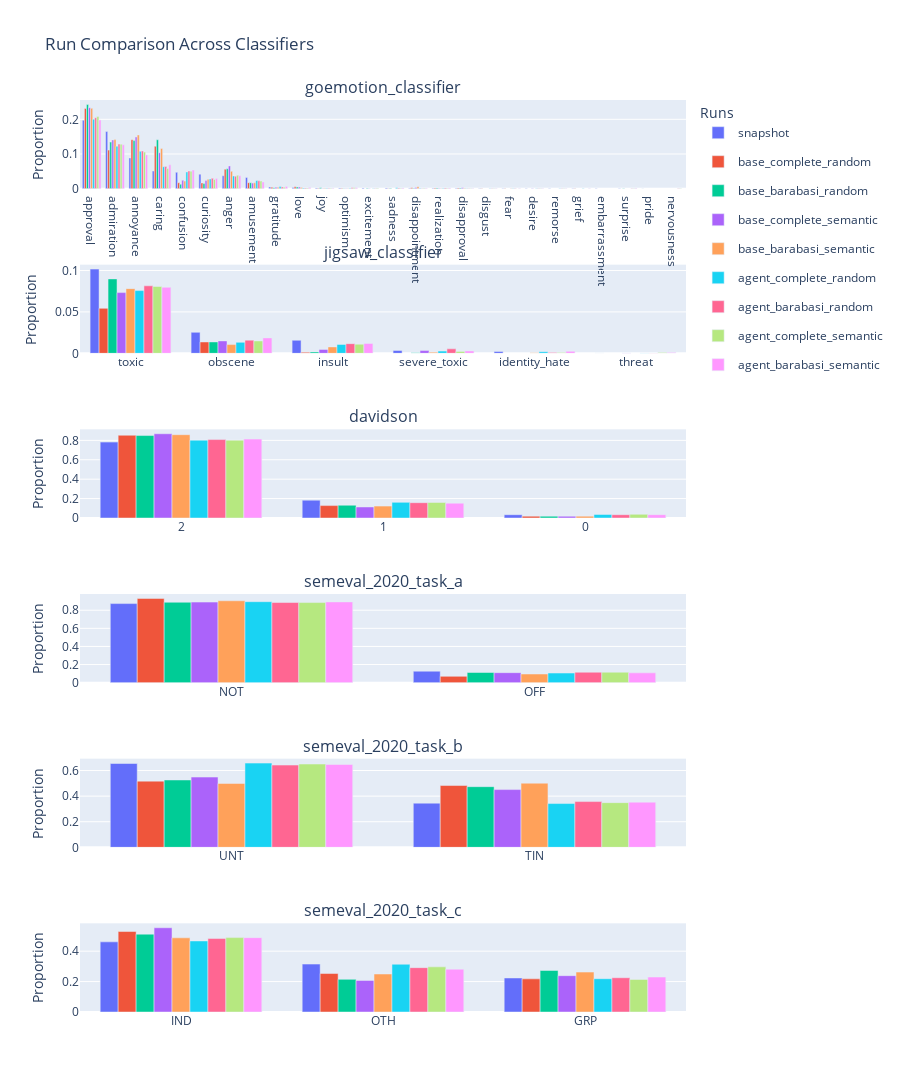

The notebook cell this image was saved under:
### Code cell
RunEvaluation.compare_runs_content(runs=runs, classifiers=classifiers)

### Figure 1 — Plotly figure (JSON) as saved in the notebook; plotly's stock layout.template omitted (floating-point values rounded to 4 significant figures)
{"data": [{"legendgroup": "snapshot", "marker": {"color": "#636EFA"}, "name": "snapshot", "showlegend": true, "type": "bar", "x": ["approval", "admiration", "annoyance", "caring", "confusion", "curiosity", "anger", "amusement", "gratitude", "love", "joy", "optimism", "excitement", "sadness", "disappointment", "realization", "disapproval", "disgust", "fear", "desire", "remorse", "grief", "embarrassment", "surprise", "pride"], "xaxis": "x", "y": [0.1975, 0.1647, 0.08865, 0.05082, 0.04709, 0.04193, 0.03733, 0.03247, 0.005163, 0.00367, 0.002053, 0.001928, 0.001928, 0.001804, 0.001369, 0.001306, 0.001058, 0.0006221, 0.0003733, 0.0003733, 0.0001244, 0.0001244, 0.0001244, 0.0001244, 6.221e-05], "yaxis": "y"}, {"legendgroup": "base_complete_random", "marker": {"color": "#EF553B"}, "name": "base_complete_random", "showlegend": true, "type": "bar", "x": ["approval", "annoyance", "caring", "admiration", "anger", "amusement", "confusion", "curiosity", "love", "gratitude", "disappointment", "disapproval", "realization", "optimism", "joy", "grief", "sadness", "disgust", "fear"], "xaxis": "x", "y": [0.2311, 0.1412, 0.1223, 0.1111, 0.05634, 0.01729, 0.01713, 0.01652, 0.005712, 0.004014, 0.002933, 0.002161, 0.002007, 0.001389, 0.0009262, 0.0006175, 0.0004631, 0.0001544, 0.0001544], "yaxis": "y"}, {"legendgroup": "base_barabasi_random", "marker": {"color": "#00CC96"}, "name": "base_barabasi_random", "showlegend": true, "type": "bar", "x": ["approval", "caring", "annoyance", "admiration", "anger", "amusement", "curiosity", "confusion", "love", "gratitude", "joy", "realization", "disapproval", "excitement", "disappointment", "sadness", "optimism", "surprise"], "xaxis": "x", "y": [0.2429, 0.1411, 0.1386, 0.1344, 0.05741, 0.01727, 0.01468, 0.01299, 0.004936, 0.002858, 0.002468, 0.002208, 0.001818, 0.001559, 0.001429, 0.001039, 0.0002598, 0.0002598], "yaxis": "y"}, {"legendgroup": "base_complete_semantic", "marker": {"color": "#AB63FA"}, "name": "base_complete_semantic", "showlegend": true, "type": "bar", "x": ["approval", "annoyance", "admiration", "caring", "anger", "confusion", "curiosity", "amusement", "love", "gratitude", "disappointment", "disapproval", "realization", "joy", "optimism", "excitement", "desire"], "xaxis": "x", "y": [0.2336, 0.1492, 0.1406, 0.1036, 0.06556, 0.02417, 0.02333, 0.01611, 0.004722, 0.004444, 0.003333, 0.0025, 0.001389, 0.0008333, 0.0008333, 0.0002778, 0.0002778], "yaxis": "y"}, {"legendgroup": "base_barabasi_semantic", "marker": {"color": "#FFA15A"}, "name": "base_barabasi_semantic", "showlegend": true, "type": "bar", "x": ["approval", "annoyance", "admiration", "caring", "anger", "curiosity", "confusion", "amusement", "disappointment", "gratitude", "love", "joy", "disapproval", "fear", "realization", "optimism"], "xaxis": "x", "y": [0.2315, 0.1548, 0.1414, 0.1161, 0.04996, 0.02745, 0.02182, 0.01689, 0.00563, 0.004222, 0.003519, 0.001407, 0.001407, 0.0007037, 0.0007037, 0.0007037], "yaxis": "y"}, {"legendgroup": "agent_complete_random", "marker": {"color": "#19D3F3"}, "name": "agent_complete_random", "showlegend": true, "type": "bar", "x": ["approval", "admiration", "annoyance", "caring", "confusion", "anger", "curiosity", "amusement", "gratitude", "sadness", "love", "optimism", "joy", "realization", "disappointment", "disgust", "disapproval", "fear", "excitement", "desire", "grief", "remorse"], "xaxis": "x", "y": [0.2002, 0.1224, 0.1076, 0.06324, 0.04829, 0.03654, 0.02798, 0.02351, 0.006133, 0.002427, 0.002172, 0.001533, 0.001405, 0.001405, 0.001022, 0.0007666, 0.0006388, 0.0005111, 0.0005111, 0.0003833, 0.0001278, 0.0001278], "yaxis": "y"}, {"legendgroup": "agent_barabasi_random", "marker": {"color": "#FF6692"}, "name": "agent_barabasi_random", "showlegend": true, "type": "bar", "x": ["approval", "admiration", "annoyance", "caring", "confusion", "anger", "curiosity", "amusement", "gratitude", "optimism", "sadness", "realization", "love", "joy", "disappointment", "disapproval", "excitement", "fear", "disgust", "surprise", "desire", "nervousness", "remorse"], "xaxis": "x", "y": [0.2047, 0.1285, 0.1085, 0.06416, 0.05105, 0.03575, 0.0297, 0.02263, 0.005015, 0.002315, 0.0018, 0.0018, 0.0018, 0.001414, 0.0007715, 0.0006429, 0.0003858, 0.0002572, 0.0002572, 0.0002572, 0.0002572, 0.0001286, 0.0001286], "yaxis": "y"}, {"legendgroup": "agent_complete_semantic", "marker": {"color": "#B6E880"}, "name": "agent_complete_semantic", "showlegend": true, "type": "bar", "x": ["approval", "admiration", "annoyance", "caring", "confusion", "anger", "curiosity", "amusement", "gratitude", "optimism", "love", "disappointment", "realization", "sadness", "excitement", "joy", "disapproval", "surprise", "disgust", "desire", "remorse", "nervousness"], "xaxis": "x", "y": [0.2083, 0.1281, 0.1055, 0.05836, 0.05047, 0.03896, 0.02647, 0.02186, 0.003945, 0.002301, 0.001808, 0.00148, 0.001315, 0.001315, 0.001151, 0.0009864, 0.000822, 0.0006576, 0.0006576, 0.0004932, 0.0003288, 0.0001644], "yaxis": "y"}, {"legendgroup": "agent_barabasi_semantic", "marker": {"color": "#FF97FF"}, "name": "agent_barabasi_semantic", "showlegend": true, "type": "bar", "x": ["approval", "admiration", "annoyance", "caring", "confusion", "anger", "curiosity", "amusement", "gratitude", "love", "optimism", "realization", "sadness", "joy", "disappointment", "surprise", "disgust", "disapproval", "fear", "desire", "grief", "remorse"], "xaxis": "x", "y": [0.1979, 0.1267, 0.09743, 0.0687, 0.05376, 0.03729, 0.02899, 0.01941, 0.006385, 0.003576, 0.002426, 0.002171, 0.001788, 0.001405, 0.001149, 0.0008939, 0.0002554, 0.0002554, 0.0001277, 0.0001277, 0.0001277, 0.0001277], "yaxis": "y"}, {"legendgroup": "snapshot", "marker": {"color": "#636EFA"}, "name": "snapshot", "showlegend": false, "type": "bar", "x": ["toxic", "obscene", "insult", "severe_toxic", "identity_hate", "threat"], "xaxis": "x2", "y": [0.1017, 0.02538, 0.01574, 0.003484, 0.002177, 0.0001866], "yaxis": "y2"}, {"legendgroup": "base_complete_random", "marker": {"color": "#EF553B"}, "name": "base_complete_random", "showlegend": false, "type": "bar", "x": ["toxic", "obscene", "insult"], "xaxis": "x2", "y": [0.05434, 0.01374, 0.001235], "yaxis": "y2"}, {"legendgroup": "base_barabasi_random", "marker": {"color": "#00CC96"}, "name": "base_barabasi_random", "showlegend": false, "type": "bar", "x": ["toxic", "obscene", "insult", "severe_toxic"], "xaxis": "x2", "y": [0.08988, 0.01377, 0.001689, 0.0006494], "yaxis": "y2"}, {"legendgroup": "base_complete_semantic", "marker": {"color": "#AB63FA"}, "name": "base_complete_semantic", "showlegend": false, "type": "bar", "x": ["toxic", "obscene", "insult", "severe_toxic", "threat"], "xaxis": "x2", "y": [0.07333, 0.015, 0.004722, 0.003333, 0.0002778], "yaxis": "y2"}, {"legendgroup": "base_barabasi_semantic", "marker": {"color": "#FFA15A"}, "name": "base_barabasi_semantic", "showlegend": false, "type": "bar", "x": ["toxic", "obscene", "insult", "severe_toxic", "identity_hate"], "xaxis": "x2", "y": [0.07811, 0.01056, 0.007741, 0.001407, 0.0007037], "yaxis": "y2"}, {"legendgroup": "agent_complete_random", "marker": {"color": "#19D3F3"}, "name": "agent_complete_random", "showlegend": false, "type": "bar", "x": ["toxic", "obscene", "insult", "severe_toxic", "identity_hate", "threat"], "xaxis": "x2", "y": [0.07576, 0.01329, 0.01073, 0.002683, 0.001916, 0.0003833], "yaxis": "y2"}, {"legendgroup": "agent_barabasi_random", "marker": {"color": "#FF6692"}, "name": "agent_barabasi_random", "showlegend": false, "type": "bar", "x": ["toxic", "obscene", "insult", "severe_toxic", "identity_hate", "threat"], "xaxis": "x2", "y": [0.08152, 0.01594, 0.0117, 0.005401, 0.0009001, 0.0002572], "yaxis": "y2"}, {"legendgroup": "agent_complete_semantic", "marker": {"color": "#B6E880"}, "name": "agent_complete_semantic", "showlegend": false, "type": "bar", "x": ["toxic", "obscene", "insult", "severe_toxic", "identity_hate", "threat"], "xaxis": "x2", "y": [0.08072, 0.01496, 0.01101, 0.002301, 0.001151, 0.0009864], "yaxis": "y2"}, {"legendgroup": "agent_barabasi_semantic", "marker": {"color": "#FF97FF"}, "name": "agent_barabasi_semantic", "showlegend": false, "type": "bar", "x": ["toxic", "obscene", "insult", "severe_toxic", "identity_hate", "threat"], "xaxis": "x2", "y": [0.07981, 0.01864, 0.012, 0.002937, 0.002426, 0.001022], "yaxis": "y2"}, {"legendgroup": "snapshot", "marker": {"color": "#636EFA"}, "name": "snapshot", "showlegend": false, "type": "bar", "x": ["2", "1", "0"], "xaxis": "x3", "y": [0.7821, 0.1839, 0.03397], "yaxis": "y3"}, {"legendgroup": "base_complete_random", "marker": {"color": "#EF553B"}, "name": "base_complete_random", "showlegend": false, "type": "bar", "x": ["2", "1", "0"], "xaxis": "x3", "y": [0.8529, 0.128, 0.01914], "yaxis": "y3"}, {"legendgroup": "base_barabasi_random", "marker": {"color": "#00CC96"}, "name": "base_barabasi_random", "showlegend": false, "type": "bar", "x": ["2", "1", "0"], "xaxis": "x3", "y": [0.8497, 0.1316, 0.0187], "yaxis": "y3"}, {"legendgroup": "base_complete_semantic", "marker": {"color": "#AB63FA"}, "name": "base_complete_semantic", "showlegend": false, "type": "bar", "x": ["2", "1", "0"], "xaxis": "x3", "y": [0.8681, 0.1136, 0.01833], "yaxis": "y3"}, {"legendgroup": "base_barabasi_semantic", "marker": {"color": "#FFA15A"}, "name": "base_barabasi_semantic", "showlegend": false, "type": "bar", "x": ["2", "1", "0"], "xaxis": "x3", "y": [0.8586, 0.1224, 0.019], "yaxis": "y3"}, {"legendgroup": "agent_complete_random", "marker": {"color": "#19D3F3"}, "name": "agent_complete_random", "showlegend": false, "type": "bar", "x": ["2", "1", "0"], "xaxis": "x3", "y": [0.8024, 0.1611, 0.03654], "yaxis": "y3"}, {"legendgroup": "agent_barabasi_random", "marker": {"color": "#FF6692"}, "name": "agent_barabasi_random", "showlegend": false, "type": "bar", "x": ["2", "1", "0"], "xaxis": "x3", "y": [0.8083, 0.1578, 0.03395], "yaxis": "y3"}, {"legendgroup": "agent_complete_semantic", "marker": {"color": "#B6E880"}, "name": "agent_complete_semantic", "showlegend": false, "type": "bar", "x": ["2", "1", "0"], "xaxis": "x3", "y": [0.8019, 0.1601, 0.03797], "yaxis": "y3"}, {"legendgroup": "agent_barabasi_semantic", "marker": {"color": "#FF97FF"}, "name": "agent_barabasi_semantic", "showlegend": false, "type": "bar", "x": ["2", "1", "0"], "xaxis": "x3", "y": [0.8131, 0.1527, 0.03422], "yaxis": "y3"}, {"legendgroup": "snapshot", "marker": {"color": "#636EFA"}, "name": "snapshot", "showlegend": false, "type": "bar", "x": ["NOT", "OFF"], "xaxis": "x4", "y": [0.8732, 0.1268], "yaxis": "y4"}, {"legendgroup": "base_complete_random", "marker": {"color": "#EF553B"}, "name": "base_complete_random", "showlegend": false, "type": "bar", "x": ["NOT", "OFF"], "xaxis": "x4", "y": [0.9301, 0.06993], "yaxis": "y4"}, {"legendgroup": "base_barabasi_random", "marker": {"color": "#00CC96"}, "name": "base_barabasi_random", "showlegend": false, "type": "bar", "x": ["NOT", "OFF"], "xaxis": "x4", "y": [0.8879, 0.1121], "yaxis": "y4"}, {"legendgroup": "base_complete_semantic", "marker": {"color": "#AB63FA"}, "name": "base_complete_semantic", "showlegend": false, "type": "bar", "x": ["NOT", "OFF"], "xaxis": "x4", "y": [0.8897, 0.1103], "yaxis": "y4"}, {"legendgroup": "base_barabasi_semantic", "marker": {"color": "#FFA15A"}, "name": "base_barabasi_semantic", "showlegend": false, "type": "bar", "x": ["NOT", "OFF"], "xaxis": "x4", "y": [0.9043, 0.09571], "yaxis": "y4"}, {"legendgroup": "agent_complete_random", "marker": {"color": "#19D3F3"}, "name": "agent_complete_random", "showlegend": false, "type": "bar", "x": ["NOT", "OFF"], "xaxis": "x4", "y": [0.894, 0.106], "yaxis": "y4"}, {"legendgroup": "agent_barabasi_random", "marker": {"color": "#FF6692"}, "name": "agent_barabasi_random", "showlegend": false, "type": "bar", "x": ["NOT", "OFF"], "xaxis": "x4", "y": [0.8848, 0.1152], "yaxis": "y4"}, {"legendgroup": "agent_complete_semantic", "marker": {"color": "#B6E880"}, "name": "agent_complete_semantic", "showlegend": false, "type": "bar", "x": ["NOT", "OFF"], "xaxis": "x4", "y": [0.8844, 0.1156], "yaxis": "y4"}, {"legendgroup": "agent_barabasi_semantic", "marker": {"color": "#FF97FF"}, "name": "agent_barabasi_semantic", "showlegend": false, "type": "bar", "x": ["NOT", "OFF"], "xaxis": "x4", "y": [0.8918, 0.1082], "yaxis": "y4"}, {"legendgroup": "snapshot", "marker": {"color": "#636EFA"}, "name": "snapshot", "showlegend": false, "type": "bar", "x": ["UNT", "TIN"], "xaxis": "x5", "y": [0.6548, 0.3452], "yaxis": "y5"}, {"legendgroup": "base_complete_random", "marker": {"color": "#EF553B"}, "name": "base_complete_random", "showlegend": false, "type": "bar", "x": ["UNT", "TIN"], "xaxis": "x5", "y": [0.5171, 0.4829], "yaxis": "y5"}, {"legendgroup": "base_barabasi_random", "marker": {"color": "#00CC96"}, "name": "base_barabasi_random", "showlegend": false, "type": "bar", "x": ["UNT", "TIN"], "xaxis": "x5", "y": [0.5262, 0.4738], "yaxis": "y5"}, {"legendgroup": "base_complete_semantic", "marker": {"color": "#AB63FA"}, "name": "base_complete_semantic", "showlegend": false, "type": "bar", "x": ["UNT", "TIN"], "xaxis": "x5", "y": [0.5489, 0.4511], "yaxis": "y5"}, {"legendgroup": "base_barabasi_semantic", "marker": {"color": "#FFA15A"}, "name": "base_barabasi_semantic", "showlegend": false, "type": "bar", "x": ["TIN", "UNT"], "xaxis": "x5", "y": [0.5011, 0.4989], "yaxis": "y5"}, {"legendgroup": "agent_complete_random", "marker": {"color": "#19D3F3"}, "name": "agent_complete_random", "showlegend": false, "type": "bar", "x": ["UNT", "TIN"], "xaxis": "x5", "y": [0.658, 0.342], "yaxis": "y5"}, {"legendgroup": "agent_barabasi_random", "marker": {"color": "#FF6692"}, "name": "agent_barabasi_random", "showlegend": false, "type": "bar", "x": ["UNT", "TIN"], "xaxis": "x5", "y": [0.6425, 0.3575], "yaxis": "y5"}, {"legendgroup": "agent_complete_semantic", "marker": {"color": "#B6E880"}, "name": "agent_complete_semantic", "showlegend": false, "type": "bar", "x": ["UNT", "TIN"], "xaxis": "x5", "y": [0.6508, 0.3492], "yaxis": "y5"}, {"legendgroup": "agent_barabasi_semantic", "marker": {"color": "#FF97FF"}, "name": "agent_barabasi_semantic", "showlegend": false, "type": "bar", "x": ["UNT", "TIN"], "xaxis": "x5", "y": [0.6472, 0.3528], "yaxis": "y5"}, {"legendgroup": "snapshot", "marker": {"color": "#636EFA"}, "name": "snapshot", "showlegend": false, "type": "bar", "x": ["IND", "OTH", "GRP"], "xaxis": "x6", "y": [0.4612, 0.315, 0.2238], "yaxis": "y6"}, {"legendgroup": "base_complete_random", "marker": {"color": "#EF553B"}, "name": "base_complete_random", "showlegend": false, "type": "bar", "x": ["IND", "OTH", "GRP"], "xaxis": "x6", "y": [0.5292, 0.253, 0.2178], "yaxis": "y6"}, {"legendgroup": "base_barabasi_random", "marker": {"color": "#00CC96"}, "name": "base_barabasi_random", "showlegend": false, "type": "bar", "x": ["IND", "GRP", "OTH"], "xaxis": "x6", "y": [0.5119, 0.2734, 0.2147], "yaxis": "y6"}, {"legendgroup": "base_complete_semantic", "marker": {"color": "#AB63FA"}, "name": "base_complete_semantic", "showlegend": false, "type": "bar", "x": ["IND", "GRP", "OTH"], "xaxis": "x6", "y": [0.5539, 0.2389, 0.2072], "yaxis": "y6"}, {"legendgroup": "base_barabasi_semantic", "marker": {"color": "#FFA15A"}, "name": "base_barabasi_semantic", "showlegend": false, "type": "bar", "x": ["IND", "GRP", "OTH"], "xaxis": "x6", "y": [0.4877, 0.2625, 0.2498], "yaxis": "y6"}, {"legendgroup": "agent_complete_random", "marker": {"color": "#19D3F3"}, "name": "agent_complete_random", "showlegend": false, "type": "bar", "x": ["IND", "OTH", "GRP"], "xaxis": "x6", "y": [0.4672, 0.3139, 0.2189], "yaxis": "y6"}, {"legendgroup": "agent_barabasi_random", "marker": {"color": "#FF6692"}, "name": "agent_barabasi_random", "showlegend": false, "type": "bar", "x": ["IND", "OTH", "GRP"], "xaxis": "x6", "y": [0.4831, 0.2916, 0.2253], "yaxis": "y6"}, {"legendgroup": "agent_complete_semantic", "marker": {"color": "#B6E880"}, "name": "agent_complete_semantic", "showlegend": false, "type": "bar", "x": ["IND", "OTH", "GRP"], "xaxis": "x6", "y": [0.4892, 0.2967, 0.214], "yaxis": "y6"}, {"legendgroup": "agent_barabasi_semantic", "marker": {"color": "#FF97FF"}, "name": "agent_barabasi_semantic", "showlegend": false, "type": "bar", "x": ["IND", "OTH", "GRP"], "xaxis": "x6", "y": [0.4888, 0.2813, 0.2299], "yaxis": "y6"}], "layout": {"annotations": [{"font": {"size": 16}, "showarrow": false, "text": "goemotion_classifier", "x": 0.5, "xanchor": "center", "xref": "paper", "y": 1.0, "yanchor": "bottom", "yref": "paper"}, {"font": {"size": 16}, "showarrow": false, "text": "jigsaw_classifier", "x": 0.5, "xanchor": "center", "xref": "paper", "y": 0.8194, "yanchor": "bottom", "yref": "paper"}, {"font": {"size": 16}, "showarrow": false, "text": "davidson", "x": 0.5, "xanchor": "center", "xref": "paper", "y": 0.6389, "yanchor": "bottom", "yref": "paper"}, {"font": {"size": 16}, "showarrow": false, "text": "semeval_2020_task_a", "x": 0.5, "xanchor": "center", "xref": "paper", "y": 0.4583, "yanchor": "bottom", "yref": "paper"}, {"font": {"size": 16}, "showarrow": false, "text": "semeval_2020_task_b", "x": 0.5, "xanchor": "center", "xref": "paper", "y": 0.2778, "yanchor": "bottom", "yref": "paper"}, {"font": {"size": 16}, "showarrow": false, "text": "semeval_2020_task_c", "x": 0.5, "xanchor": "center", "xref": "paper", "y": 0.09722, "yanchor": "bottom", "yref": "paper"}], "barmode": "group", "height": 2400, "legend": {"title": {"text": "Runs"}}, "showlegend": true, "title": {"text": "Run Comparison Across Classifiers"}, "xaxis": {"anchor": "y", "domain": [0, 1]}, "xaxis2": {"anchor": "y2", "domain": [0, 1]}, "xaxis3": {"anchor": "y3", "domain": [0, 1]}, "xaxis4": {"anchor": "y4", "domain": [0, 1]}, "xaxis5": {"anchor": "y5", "domain": [0, 1]}, "xaxis6": {"anchor": "y6", "domain": [0, 1]}, "yaxis": {"anchor": "x", "domain": [0.9028, 1.0], "title": {"text": "Proportion"}}, "yaxis2": {"anchor": "x2", "domain": [0.7222, 0.8194], "title": {"text": "Proportion"}}, "yaxis3": {"anchor": "x3", "domain": [0.5417, 0.6389], "title": {"text": "Proportion"}}, "yaxis4": {"anchor": "x4", "domain": [0.3611, 0.4583], "title": {"text": "Proportion"}}, "yaxis5": {"anchor": "x5", "domain": [0.1806, 0.2778], "title": {"text": "Proportion"}}, "yaxis6": {"anchor": "x6", "domain": [0, 0.09722], "title": {"text": "Proportion"}}}}
